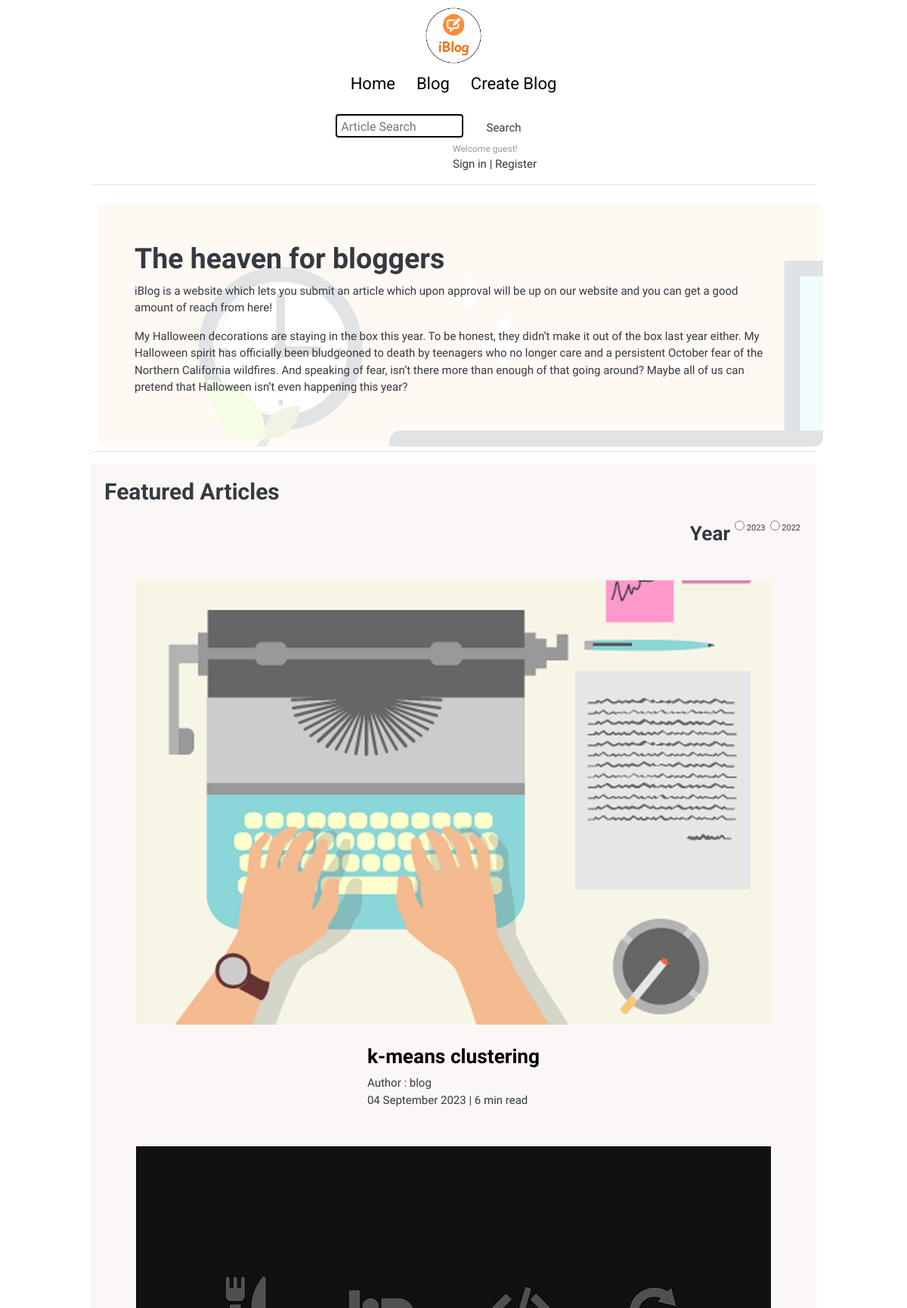
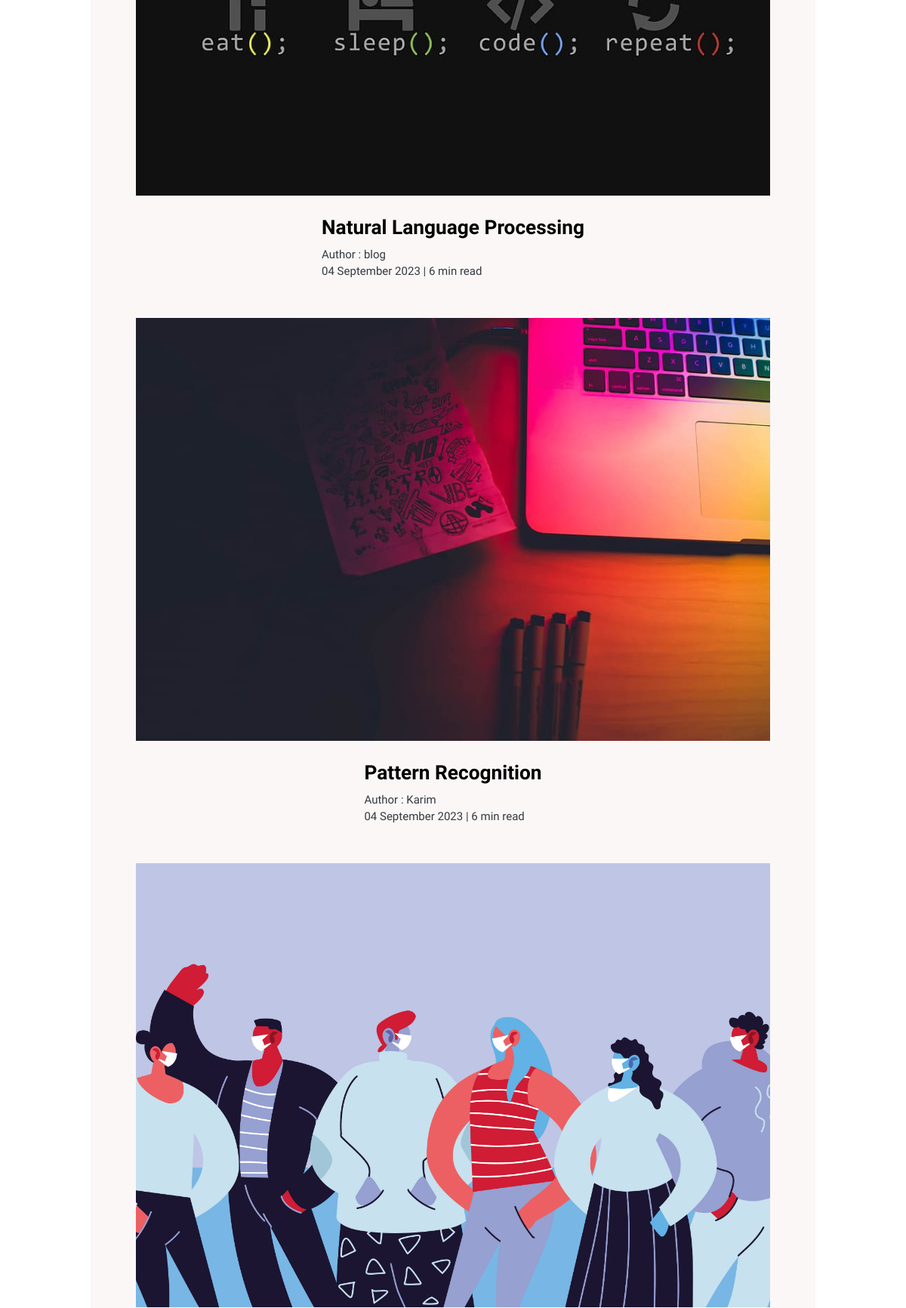
The page / (upper part) on the database its author committed (2 pictures, top to bottom).
### blog/models.py (models this page shows, shortened)
class Post(models.Model):
    title = models.CharField(max_length=200)
    body = models.TextField()
    categories = models.ManyToManyField(Category)
    author = models.ForeignKey(User, on_delete=models.CASCADE)
    image = models.ImageField(upload_to='photos/blog', blank=True)
    date = models.DateTimeField(auto_now_add=True)
    modified_date = models.DateTimeField(auto_now=True)

### blog_site/views.py (the view)
# urls.py: 2. Add a URL to urlpatterns:  path('', views.home, name='home')
def home(request):
    blogs = Post.objects.all()
    average_rating = BlogRating.objects.all()
    context= {'blogs': blogs, 'average_rating':average_rating}
    return render(request, 'index.html', context )

### templates/index.html (shortened to what this page needs)
{% extends 'base.html' %}
{% load static %}
{% block body %}
<div class="max-width-1 m-auto">
    <hr>
</div>
<div class="m-auto content max-width-1 my-2">
    <div class="content-left">
        <h1>The heaven for bloggers</h1>
        <p>iBlog is a website which lets you submit an article which upon approval will be up on our website and you
            can get a good amount of reach from here!</p>
        <p>My Halloween decorations are staying in the box this year. To be honest, they didn’t make it out of the
            box last year either. My Halloween spirit has officially been bludgeoned to death by teenagers who no
            longer care and a persistent October fear of the Northern California wildfires. And speaking of fear,
            isn’t there more than enough of that going around? Maybe all of us can pretend that Halloween isn’t even
            happening this year?</p>
    </div>
</div>
<div class="max-width-1 m-auto">
    <hr>
</div>
<div class="home-articles max-width-1 m-auto font2">
    <h2>Featured Articles</h2>
    <div class="year-box adjust-year">
        <div>
            <h3>Year </h3>
        </div>
        <div>
            <input type="radio" name="year" id=""> 2023
        </div>
        <div>
            <input type="radio" name="year" id=""> 2022
        </div>
    </div>
    {% for blog in blogs %}
    <div class="home-article">
        <div class="home-article-img">
            <img src="{{blog.image.url}}" alt="article">
        </div>
        <div class="home-article-content font1">
            {% if user.is_authenticated %}
            <a href="{% url 'blog_detail' blog.id %}">
                <h3>{{ blog.title }}</h3>
            </a>
            {% else %}
            <a href="{% url 'login' %}">
                <h3>{{ blog.title }}</h3>
            </a>
            {% endif %}
            <div>Author : {{ blog.author.username }}</div>
            <span>{{ blog.date|date:"d F Y" }} | 6 min read</span>
        </div>
    </div>
    {% endfor %}
</div>
{% endblock %}

### static/css/utils.css (style rules this page uses)
:root { --main-bg-color: #bd6418; --font1: "Baloo Bhaina 2", cursive; --font2: "Roboto", sans-serif; }
.font1 { font-family: var(--font1); }
.font2 { font-family: var(--font2); }
.max-width-1 { max-width: 80vw; }
.m-auto { margin: auto; }
.my-2 { margin-top: 32px; margin-bottom: 32px; }

### static/css/style.css (style rules this page uses)
* { margin: 0; padding: 0; }
.content { height: 100%; display: flex; margin-top: 32px; padding: 9px; position: relative; }
.content::after { content: ""; background-image: url("../img/11.svg"); position: absolute; width: 100%; height: inherit; opacity: 0.15; border-radius: 12px; }
.content-left { font-family: var(--font1); display: flex; flex-direction: column; justify-content: center; padding: 49px; z-index: 1; }
.home-articles { padding: 18px; background-color: rgb(248, 239, 239, 0.5); margin-top: 23px; position: relative; }
.year-box { position: absolute; right: 0px; top: 100px; width: 234px; height: 255px; font-size: 18px; }
.year-box div { margin: 12px 0px; }
.home-article { display: flex; margin: 25px; }
.home-article img { width: 300px; }
.home-article-content { align-self: center; padding: 25px; }
.home-article-content a { text-decoration: none; color: black; }

### static/css/mobile.css (style rules this page uses)
@media screen and (max-width: 1200px) { .home-article { flex-direction: column; } }
@media screen and (max-width: 1200px) { .home-article-img { text-align: center; } }
@media screen and (max-width: 1200px) { .year-box { top: 25px; left: 60vw; font-size: 11px; display: flex; } }
@media screen and (max-width: 1200px) { .year-box div { padding: 0 3px; margin: 0; } }
@media screen and (max-width: 1200px) { .home-article img { width: 70vw; } }
@media screen and (max-width: 1200px) { .adjust-year { position: static; height: auto; padding: 12px 0px; display: flex; justify-content: flex-end; width: 100%; } }

### static/css/ui.css (style rules this page uses)
html { font-family: "Inter", sans-serif; font-size: 15px; }
p:last-child { margin-bottom: 0; }

### rows shown on the page
Post: image (picture), title "k-means clustering", author.username "blog", date "04 September 2023"
Post: image (picture), title "Natural Language Processing", author.username "blog", date "04 September 2023"
Post: image (picture), title "Pattern Recognition", author.username "Karim", date "04 September 2023"
Post: image (picture)
